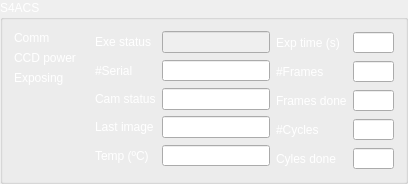
       <widget class="QGroupBox" name="groupBox_4">
        <property name="palette">
         <palette>
          <active>
           <colorrole role="WindowText">
            <brush brushstyle="SolidPattern">
             <color alpha="255">
              <red>255</red>
              <green>255</green>
              <blue>255</blue>
             </color>
            </brush>
           </colorrole>
           <colorrole role="Text">
            <brush brushstyle="SolidPattern">
             <color alpha="255">
              <red>255</red>
              <green>255</green>
              <blue>255</blue>
             </color>
            </brush>
           </colorrole>
           <colorrole role="ButtonText">
            <brush brushstyle="SolidPattern">
             <color alpha="255">
              <red>255</red>
              <green>255</green>
              <blue>255</blue>
             </color>
            </brush>
           </colorrole>
          </active>
          <inactive>
           <colorrole role="WindowText">
            <brush brushstyle="SolidPattern">
             <color alpha="255">
              <red>255</red>
              <green>255</green>
              <blue>255</blue>
             </color>
            </brush>
           </colorrole>
           <colorrole role="Text">
            <brush brushstyle="SolidPattern">
             <color alpha="255">
              <red>255</red>
              <green>255</green>
              <blue>255</blue>
             </color>
            </brush>
           </colorrole>
           <colorrole role="ButtonText">
            <brush brushstyle="SolidPattern">
             <color alpha="255">
              <red>255</red>
              <green>255</green>
              <blue>255</blue>
             </color>
            </brush>
           </colorrole>
          </inactive>
          <disabled>
           <colorrole role="WindowText">
            <brush brushstyle="SolidPattern">
             <color alpha="255">
              <red>120</red>
              <green>120</green>
              <blue>120</blue>
             </color>
            </brush>
           </colorrole>
           <colorrole role="Text">
            <brush brushstyle="SolidPattern">
             <color alpha="255">
              <red>255</red>
              <green>255</green>
              <blue>255</blue>
             </color>
            </brush>
           </colorrole>
           <colorrole role="ButtonText">
            <brush brushstyle="SolidPattern">
             <color alpha="255">
              <red>255</red>
              <green>255</green>
              <blue>255</blue>
             </color>
            </brush>
           </colorrole>
          </disabled>
         </palette>
        </property>
        <property name="styleSheet">
         <string notr="true"/>
        </property>
        <property name="title">
         <string>S4ACS</string>
        </property>
        <layout class="QHBoxLayout" name="horizontalLayout_4">
         <item>
          <layout class="QFormLayout" name="formLayout_4">
           <item row="0" column="0">
            <widget class="QLabel" name="label_56">
             <property name="text">
              <string>Comm</string>
             </property>
             <property name="text_label" stdset="0">
              <bool>true</bool>
             </property>
            </widget>
           </item>
           <item row="0" column="1">
            <widget class="QLabel" name="s4acs_led_comm">
             <property name="styleSheet">
              <string notr="true"/>
             </property>
             <property name="led" stdset="0">
              <bool>true</bool>
             </property>
             <property name="led_status" stdset="0">
              <string>off</string>
             </property>
            </widget>
           </item>
           <item row="1" column="0">
            <widget class="QLabel" name="label_3">
             <property name="text">
              <string>CCD power</string>
             </property>
             <property name="text_label" stdset="0">
              <bool>true</bool>
             </property>
            </widget>
           </item>
           <item row="1" column="1">
            <widget class="QLabel" name="s4acs_led_power">
             <property name="styleSheet">
              <string notr="true"/>
             </property>
             <property name="led" stdset="0">
              <bool>true</bool>
             </property>
             <property name="led_status" stdset="0">
              <string>off</string>
             </property>
            </widget>
           </item>
           <item row="2" column="0">
            <widget class="QLabel" name="label_33">
             <property name="text">
              <string>Exposing</string>
             </property>
             <property name="text_label" stdset="0">
              <bool>true</bool>
             </property>
            </widget>
           </item>
           <item row="2" column="1">
            <widget class="QLabel" name="s4acs_led_exposing">
             <property name="styleSheet">
              <string notr="true"/>
             </property>
             <property name="led" stdset="0">
              <bool>true</bool>
             </property>
             <property name="led_status" stdset="0">
              <string>off</string>
             </property>
            </widget>
           </item>
          </layout>
         </item>
         <item>
          <layout class="QFormLayout" name="formLayout_3">
           <item row="0" column="0">
            <widget class="QLabel" name="label_57">
             <property name="text">
              <string>Exe status</string>
             </property>
             <property name="text_label" stdset="0">
              <bool>true</bool>
             </property>
            </widget>
           </item>
           <item row="0" column="1">
            <widget class="QLineEdit" name="s4acs_exe_status">
             <property name="enabled">
              <bool>false</bool>
             </property>
             <property name="maximumSize">
              <size>
               <width>16500000</width>
               <height>16777215</height>
              </size>
             </property>
            </widget>
           </item>
           <item row="1" column="0">
            <widget class="QLabel" name="label_8">
             <property name="text">
              <string>#Serial</string>
             </property>
             <property name="text_label" stdset="0">
              <bool>true</bool>
             </property>
            </widget>
           </item>
           <item row="1" column="1">
            <widget class="QSpinBox" name="s4acs_serial_number">
             <property name="readOnly">
              <bool>true</bool>
             </property>
             <property name="buttonSymbols">
              <enum>QAbstractSpinBox::NoButtons</enum>
             </property>
             <property name="maximum">
              <number>999999999</number>
             </property>
            </widget>
           </item>
           <item row="2" column="0">
            <widget class="QLabel" name="label_16">
             <property name="text">
              <string>Cam status</string>
             </property>
             <property name="text_label" stdset="0">
              <bool>true</bool>
             </property>
            </widget>
           </item>
           <item row="2" column="1">
            <widget class="QLineEdit" name="s4acs_status">
             <property name="readOnly">
              <bool>true</bool>
             </property>
            </widget>
           </item>
           <item row="3" column="0">
            <widget class="QLabel" name="label_17">
             <property name="text">
              <string>Last image</string>
             </property>
             <property name="text_label" stdset="0">
              <bool>true</bool>
             </property>
            </widget>
           </item>
           <item row="3" column="1">
            <widget class="QLineEdit" name="s4acs_last_image">
             <property name="readOnly">
              <bool>true</bool>
             </property>
            </widget>
           </item>
           <item row="4" column="0">
            <widget class="QLabel" name="label_5">
             <property name="styleSheet">
              <string notr="true"/>
             </property>
             <property name="text">
              <string>Temp (ºC)</string>
             </property>
             <property name="text_label" stdset="0">
              <bool>true</bool>
             </property>
            </widget>
           </item>
           <item row="4" column="1">
            <widget class="QDoubleSpinBox" name="s4acs_temperature">
             <property name="readOnly">
              <bool>true</bool>
             </property>
             <property name="buttonSymbols">
              <enum>QAbstractSpinBox::NoButtons</enum>
             </property>
            </widget>
           </item>
          </layout>
         </item>
         <item>
          <layout class="QFormLayout" name="formLayout_2">
           <item row="0" column="0">
            <widget class="QLabel" name="label_18">
             <property name="text">
              <string>Exp time (s)</string>
             </property>
             <property name="text_label" stdset="0">
              <bool>true</bool>
             </property>
            </widget>
           </item>
           <item row="0" column="1">
            <widget class="QDoubleSpinBox" name="s4acs_exptime">
             <property name="readOnly">
              <bool>true</bool>
             </property>
             <property name="buttonSymbols">
              <enum>QAbstractSpinBox::NoButtons</enum>
             </property>
            </widget>
           </item>
           <item row="1" column="0">
            <widget class="QLabel" name="label_19">
             <property name="text">
              <string>#Frames</string>
             </property>
             <property name="text_label" stdset="0">
              <bool>true</bool>
             </property>
            </widget>
           </item>
           <item row="1" column="1">
            <widget class="QSpinBox" name="s4acs_frames">
             <property name="readOnly">
              <bool>true</bool>
             </property>
             <property name="buttonSymbols">
              <enum>QAbstractSpinBox::NoButtons</enum>
             </property>
            </widget>
           </item>
           <item row="2" column="0">
            <widget class="QLabel" name="label_20">
             <property name="text">
              <string>Frames done</string>
             </property>
             <property name="text_label" stdset="0">
              <bool>true</bool>
             </property>
            </widget>
           </item>
           <item row="2" column="1">
            <widget class="QSpinBox" name="s4acs_frames_done">
             <property name="readOnly">
              <bool>true</bool>
             </property>
             <property name="buttonSymbols">
              <enum>QAbstractSpinBox::NoButtons</enum>
             </property>
            </widget>
           </item>
           <item row="3" column="1">
            <widget class="QSpinBox" name="s4acs_cycles">
             <property name="readOnly">
              <bool>true</bool>
             </property>
             <property name="buttonSymbols">
              <enum>QAbstractSpinBox::NoButtons</enum>
             </property>
            </widget>
           </item>
           <item row="4" column="0">
            <widget class="QLabel" name="label_22">
             <property name="text">
              <string>Cyles done</string>
             </property>
             <property name="text_label" stdset="0">
              <bool>true</bool>
             </property>
            </widget>
           </item>
           <item row="4" column="1">
            <widget class="QSpinBox" name="s4acs_cycles_done">
             <property name="readOnly">
              <bool>true</bool>
             </property>
             <property name="buttonSymbols">
              <enum>QAbstractSpinBox::NoButtons</enum>
             </property>
            </widget>
           </item>
           <item row="3" column="0">
            <widget class="QLabel" name="label_21">
             <property name="text">
              <string>#Cycles</string>
             </property>
             <property name="text_label" stdset="0">
              <bool>true</bool>
             </property>
            </widget>
           </item>
          </layout>
         </item>
        </layout>
       </widget>
